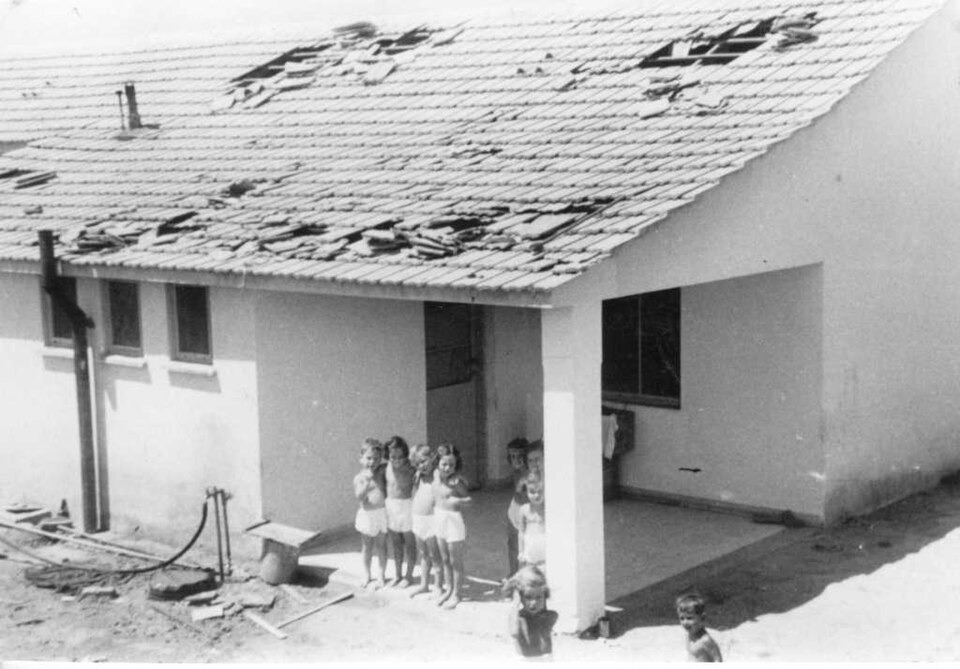
#> input picture images/childrens_house_june_1946.jpg, 960 x 669 px; its folder holds only this picture in this run
$ python -i refine.py   (imports and definitions only)
#> lines starting #> are read from the running program, lines starting #| are printed output that depends on the picture; after the words box and inside, x2 and y2 are one past the last pixel; in counts of white or black regions, pixels touching at a corner belong together
#> further down, picture is the input picture: shape (669, 960, 3); min 10, max 255, mean 173.2
#!/usr/bin/env python3
"""Second pass: inside each loose crop, isolate the print itself and straighten it.

The mounting board is a large, near-uniform colour; the print is everything that is
NOT that colour.  We measure the board colour from the frame edges, build a distance
mask, take the largest component and fit a rotated rectangle to it.
"""
import cv2, numpy as np, os, glob, sys

IN = '/sessions/happy-zealous-feynman/mnt/outputs/01_cropped/'
OUT = '/sessions/happy-zealous-feynman/mnt/outputs/01b_tight/'


def board_color(img, frac=0.06):
    h, w = img.shape[:2]
    b = max(4, int(min(h, w) * frac))
    edge = np.concatenate([img[:b].reshape(-1, 3), img[-b:].reshape(-1, 3),
                           img[:, :b].reshape(-1, 3), img[:, -b:].reshape(-1, 3)])
    return np.median(edge, axis=0)


def tight(img):
    h, w = img.shape[:2]
    lab = cv2.cvtColor(img, cv2.COLOR_BGR2LAB).astype(np.float32)
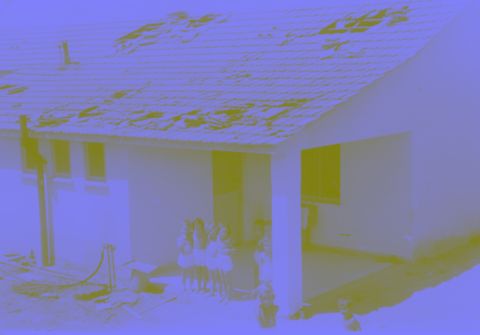
#> lab: shape (669, 960, 3) float32 (shown at 1/2 size); mean B, G, R 178.8, 128, 128
    bc = cv2.cvtColor(np.uint8([[board_color(img)]]), cv2.COLOR_BGR2LAB)[0, 0].astype(np.float32)
#> bc = [234, 128, 128]
    d = np.linalg.norm(lab - bc, axis=2)
    d = cv2.GaussianBlur(d, (0, 0), 3)
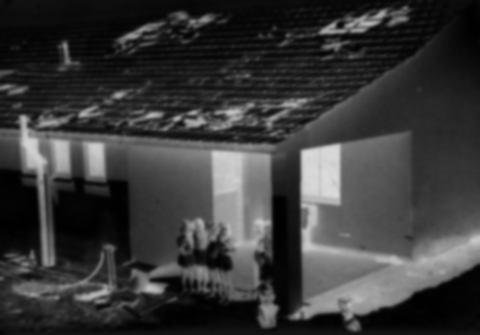
#> d: shape (669, 960) float32 (shown at 1/2 size); min 0.717, max 219.9, mean 57.5
    thr = max(14.0, float(np.percentile(d, 55)))
#> thr = 48.82
    m = (d > thr).astype(np.uint8) * 255
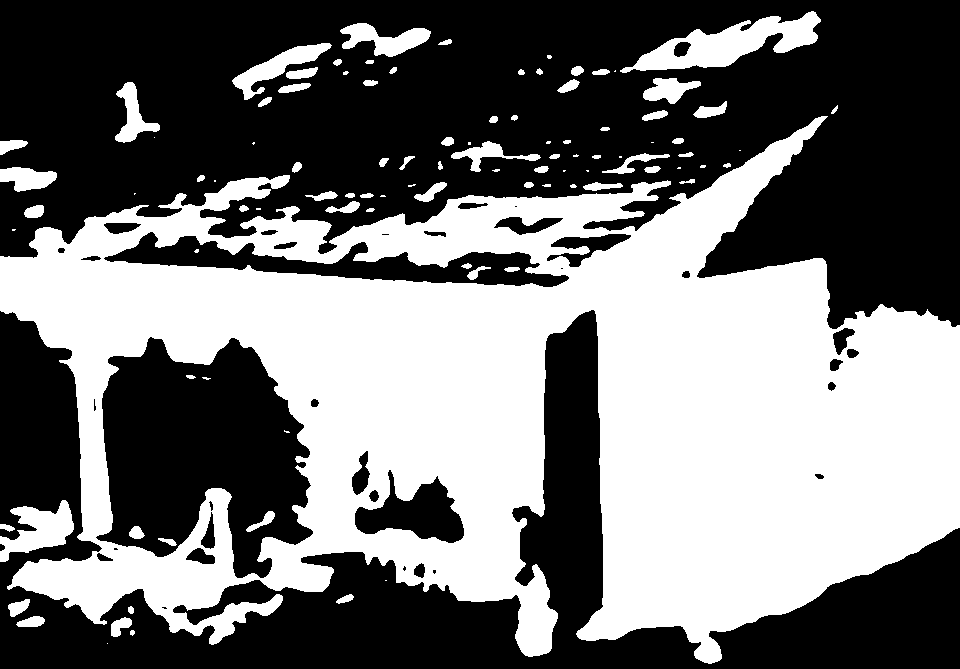
#> m: shape (669, 960); 45% white; 98 white regions (27 under 20 px), largest, box (x1, y1, x2, y2) and area: (0, 116, 960, 664) 268127, (620, 11, 821, 73) 5078, (0, 500, 74, 562) 2352
    m = cv2.morphologyEx(m, cv2.MORPH_CLOSE, np.ones((13, 13), np.uint8), 3)
#> m: shape (669, 960); 48.6% white; 28 white regions (8 under 20 px), largest, box (x1, y1, x2, y2) and area: (0, 116, 960, 669) 295783, (557, 11, 821, 121) 7550, (232, 23, 452, 107) 5059
    m = cv2.morphologyEx(m, cv2.MORPH_OPEN, np.ones((7, 7), np.uint8), 2)
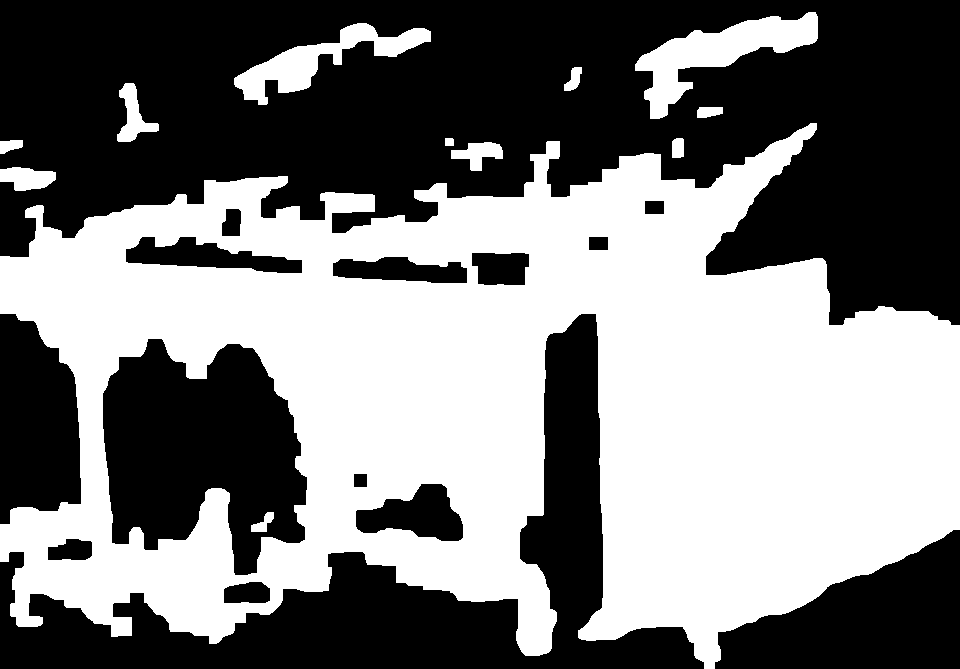
#> m: shape (669, 960); 48.1% white; 12 white regions, largest, box (x1, y1, x2, y2) and area: (0, 123, 960, 669) 292982, (635, 12, 818, 119) 6901, (234, 23, 431, 105) 4846
    n, lab2, st, _ = cv2.connectedComponentsWithStats(m, 8)
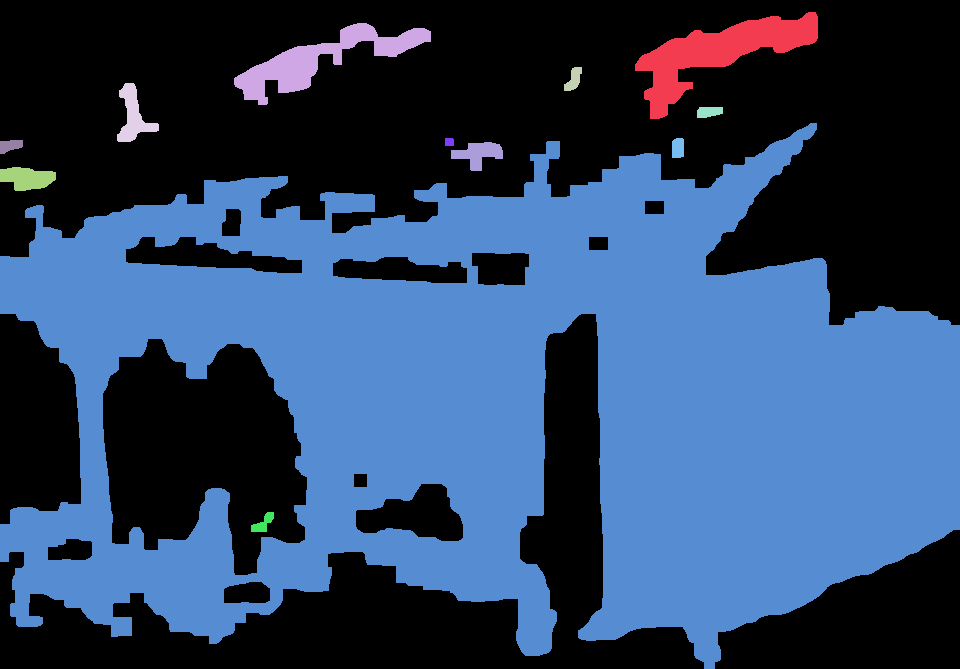
#> lab2: shape (669, 960) int32; 13 distinct labels, from 0 to 12; one colour per label, 0 black
#> n = 13; st = 13 rows, first 6: [0, 0, 960, 669, 333369], [635, 12, 183, 107, 6901], [234, 23, 197, 82, 4846], [564, 67, 18, 24, 258], [117, 83, 42, 59, 1079], [697, 107, 26, 11, 243]
    if n < 2:
        return None
    i = 1 + int(np.argmax(st[1:, cv2.CC_STAT_AREA]))
#> i = 6
    if st[i, cv2.CC_STAT_AREA] < 0.15 * h * w:
        return None
    comp = (lab2 == i).astype(np.uint8) * 255
#> comp: shape (669, 960); 45.6% white; 1 white region, box (x1, y1, x2, y2) and area: (0, 123, 960, 669) 292982
    comp = cv2.morphologyEx(comp, cv2.MORPH_CLOSE, np.ones((25, 25), np.uint8), 2)
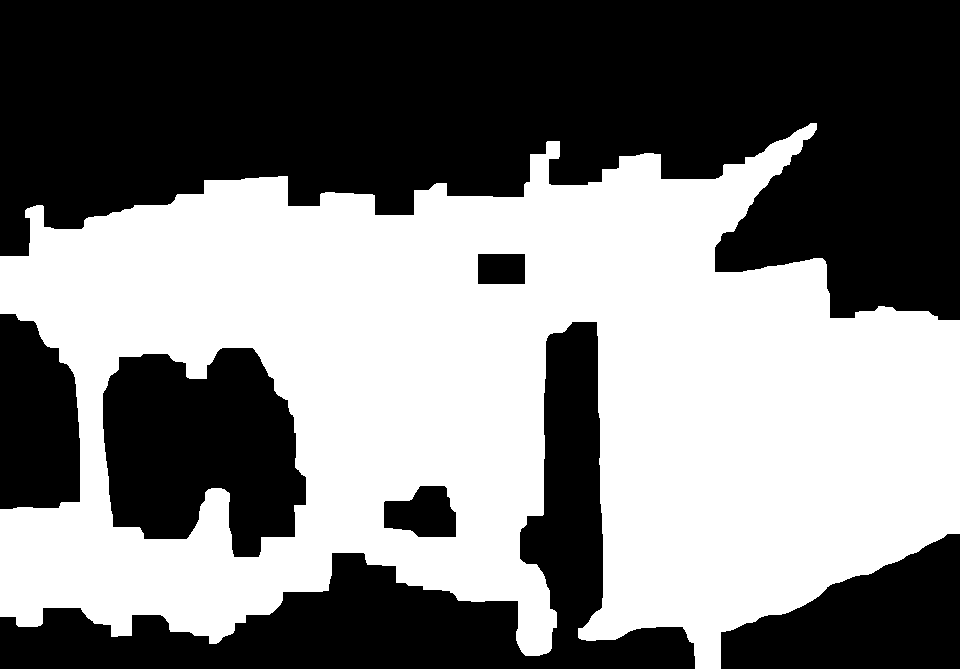
#> comp: shape (669, 960); 48.4% white; 1 white region
    cs, _ = cv2.findContours(comp, cv2.RETR_EXTERNAL, cv2.CHAIN_APPROX_SIMPLE)
#> cs = 1 contour; box (x1, y1, x2, y2) and area: (0, 123, 960, 669) 344515
    c = max(cs, key=cv2.contourArea)
#> c = contour of 852 points, box (x1, y1, x2, y2) (0, 123, 960, 669), area 344515
    rect = cv2.minAreaRect(c)
#> rect = ((479.5, 395.5), (545, 959), -90)
    (cx, cy), (rw, rh), ang = rect
#> cx = 479.5; cy = 395.5; rw = 545; rh = 959; ang = -90
    if rw < 0.25 * w and rh < 0.25 * h:
        return None
    # normalise angle to the smallest rotation
    if rw < rh:
        rw, rh = rh, rw
#> rw = 959; rh = 545
        ang += 90
#> ang = 0
    while ang > 45:
        ang -= 90
#> this loop made 0 passes
#> after the loop, ang = 0
    while ang < -45:
        ang += 90
#> after the loop, ang = 0
    M = cv2.getRotationMatrix2D((cx, cy), ang, 1.0)
#> M = [[1, 0, 0], [0, 1, 0]]
    rot = cv2.warpAffine(img, M, (w, h), flags=cv2.INTER_CUBIC, borderMode=cv2.BORDER_REPLICATE)
    # after rotation the rect is axis aligned around (cx, cy)
    if abs(ang) > 44:
        rw, rh = rh, rw
    pad = 0.985
    x0 = int(max(0, cx - rw * pad / 2)); x1 = int(min(w, cx + rw * pad / 2))
#> after `x0 = int(max(0, cx - rw * pad / 2))`: x0 = 7
#> after `x1 = int(min(w, cx + rw * pad / 2))`: x1 = 951
    y0 = int(max(0, cy - rh * pad / 2)); y1 = int(min(h, cy + rh * pad / 2))
#> after `y0 = int(max(0, cy - rh * pad / 2))`: y0 = 127
#> after `y1 = int(min(h, cy + rh * pad / 2))`: y1 = 663
    if x1 - x0 < 60 or y1 - y0 < 60:
        return None
    return rot[y0:y1, x0:x1]
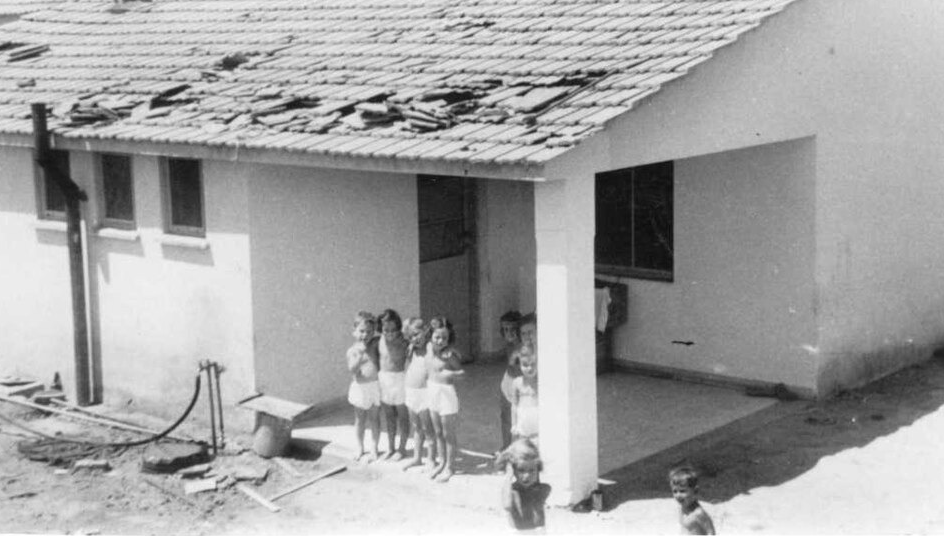
#> returned value: shape (536, 944, 3); min 10, max 255, mean 162.2


# [14 lines left out: function main, not called in this run]


# [2 lines not run here, left out]

>>> import cv2
>>> picture = cv2.imread('../images/childrens_house_june_1946.jpg')
>>> result = tight(picture)

$ run again, on images/p1_woman_at_the_sign.jpg
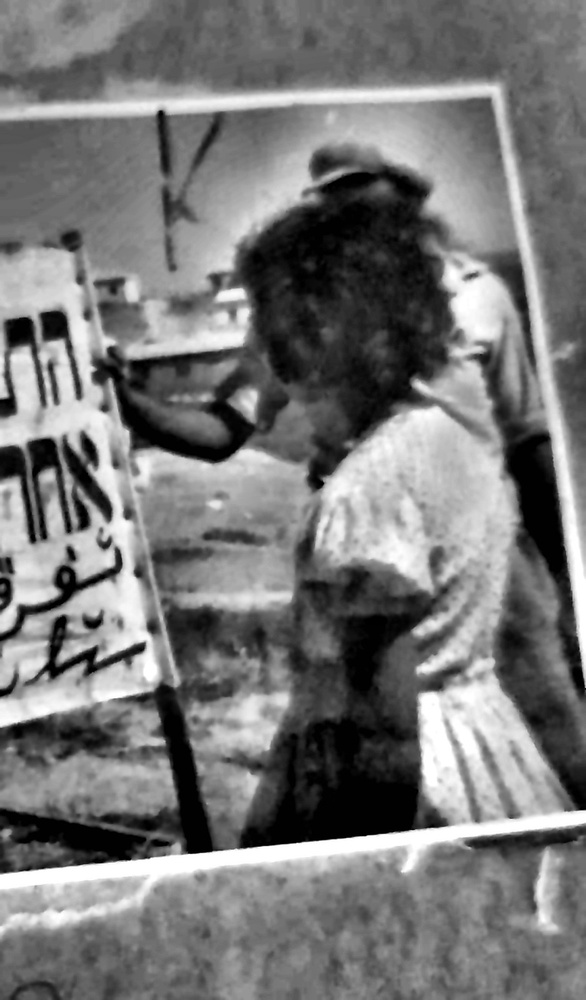
#> input picture images/p1_woman_at_the_sign.jpg, 586 x 1000 px, shrunk from 938 x 1600 before the run
#> picture is the input picture: shape (1000, 586, 3); min 0, max 255, mean 118.5
#> bc = [117, 128, 128]
#> thr = 57.81
#> in tight, `n, lab2, st, _ = cv2.connectedComponentsWithStats(m, 8)`:
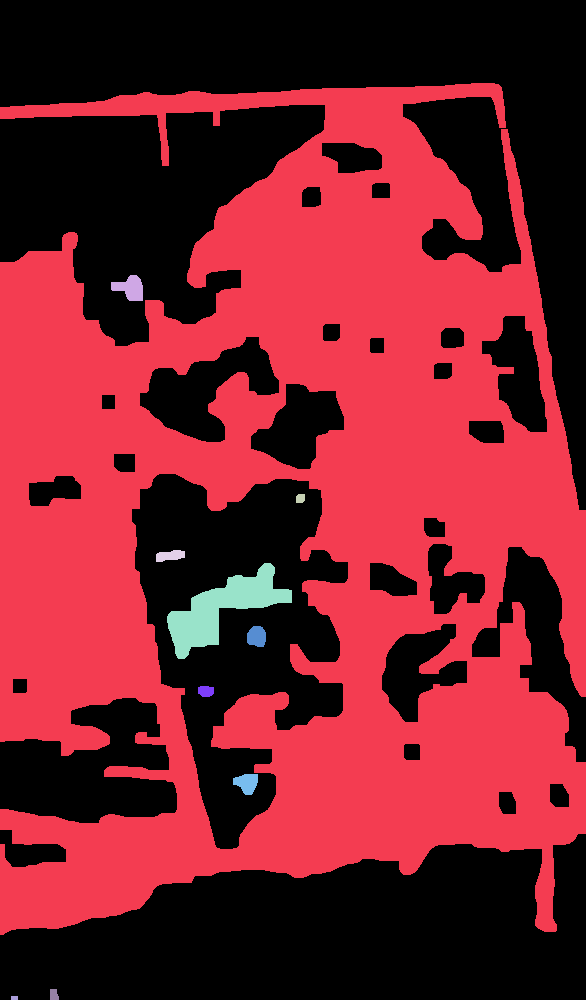
#> lab2: shape (1000, 586) int32; 11 distinct labels, from 0 to 10; one colour per label, 0 black
#> n = 11; st = [[0, 0, 586, 1000, 292688], [0, 83, 586, 852, 286970], [111, 275, 32, 26, 532], [296, 494, 9, 9, 75], [156, 550, 29, 12, 255], [167, 563, 125, 96, 4506], [247, 626, 19, 21, 333], [198, 686, 16, 11, 153], [233, 774, 25, 21, 373], [50, 989, 9, 11, 87], [11, 996, 7, 4, 28]]
#> i = 1
#> cs = 1 contour; box (x1, y1, x2, y2) and area: (0, 83, 586, 935) 386207
#> c = contour of 750 points, box (x1, y1, x2, y2) (0, 83, 586, 935), area 386207
#> rect = ((292.5, 508.5), (851, 585), -90)
#> in tight, `(cx, cy), (rw, rh), ang = rect`: cx = 292.5; cy = 508.5; rw = 851; rh = 585; ang = -90
#> the loop in tight, `while ang < -45:` made 1 pass
#> ang on pass 1: 0
#> after the loop in tight, `while ang < -45:`: ang = 0
#> M = [[1, 0, 0], [0, 1, 0]]
#> x0 = 0
#> x1 = 586
#> y0 = 220
#> y1 = 796
#> in tight, `return rot[y0:y1, x0:x1]`:
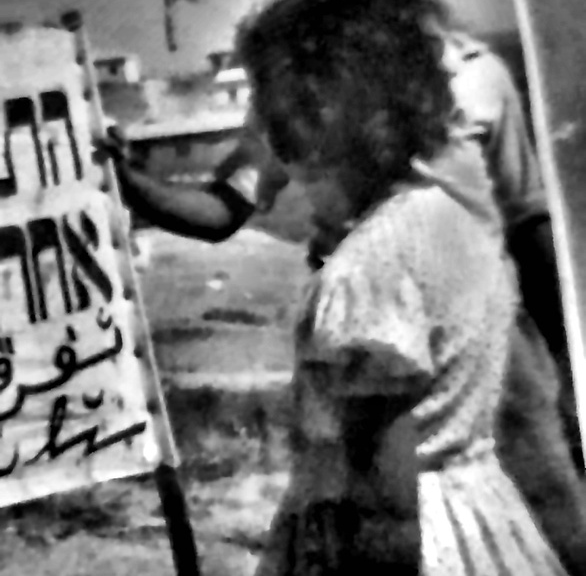
#> returned value: shape (576, 586, 3); min 0, max 255, mean 117.6

$ run again, on images/p2_the_warning_sign.jpg
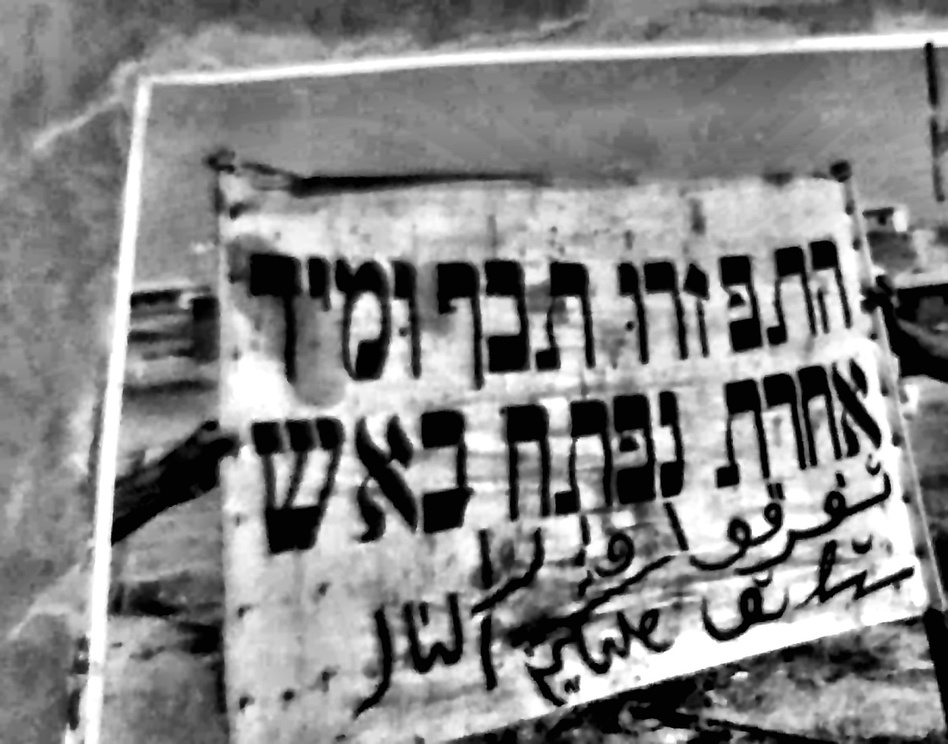
#> input picture images/p2_the_warning_sign.jpg, 948 x 744 px, shrunk from 1600 x 1255 before the run
#> picture is the input picture: shape (744, 948, 3); min 0, max 255, mean 134.2
#> bc = [133, 128, 128]
#> thr = 61.97
#> in tight, `n, lab2, st, _ = cv2.connectedComponentsWithStats(m, 8)`:
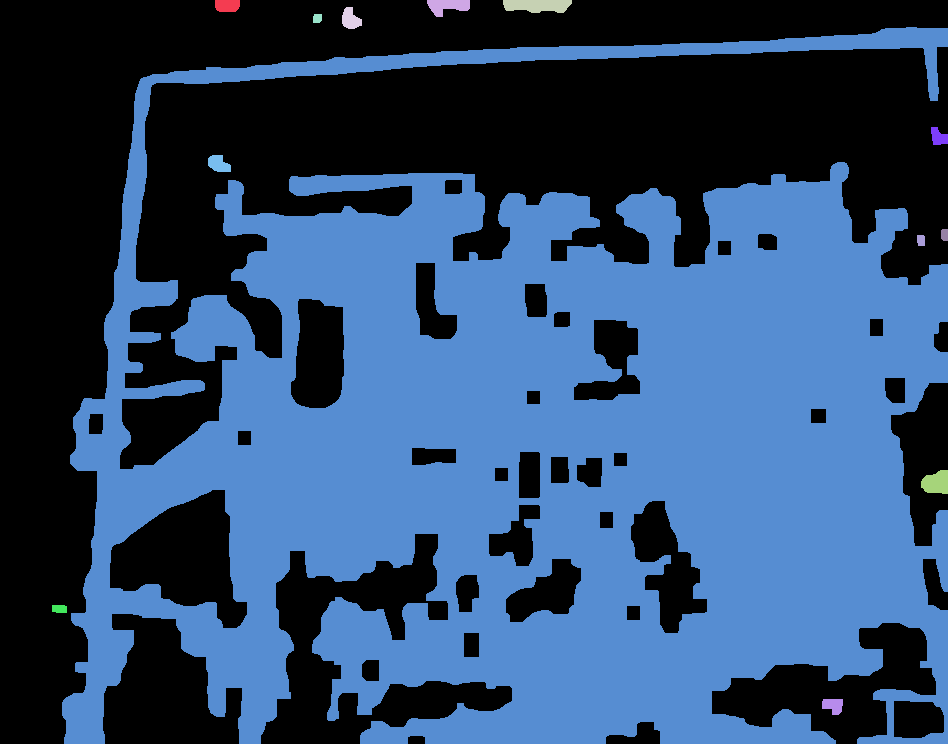
#> lab2: shape (744, 948) int32; 14 distinct labels, from 0 to 13; one colour per label, 0 black
#> n = 14; st = 14 rows, first 6: [0, 0, 948, 744, 341489], [215, 0, 25, 12, 281], [427, 0, 43, 17, 478], [503, 0, 69, 13, 748], [342, 7, 20, 22, 304], [313, 14, 9, 9, 76]
#> i = 6
#> cs = 1 contour; box (x1, y1, x2, y2) and area: (62, 27, 948, 744) 448040
#> c = contour of 819 points, box (x1, y1, x2, y2) (62, 27, 948, 744), area 448040
#> rect = ((504.5, 385), (716, 885), -90)
#> in tight, `(cx, cy), (rw, rh), ang = rect`: cx = 504.5; cy = 385; rw = 716; rh = 885; ang = -90
#> in tight, `rw, rh = rh, rw`: rw = 885; rh = 716
#> in tight, `ang += 90`: ang = 0
#> M = [[1, 0, 0], [0, 1, 0]]
#> x0 = 68
#> x1 = 940
#> y0 = 32
#> y1 = 737
#> in tight, `return rot[y0:y1, x0:x1]`:
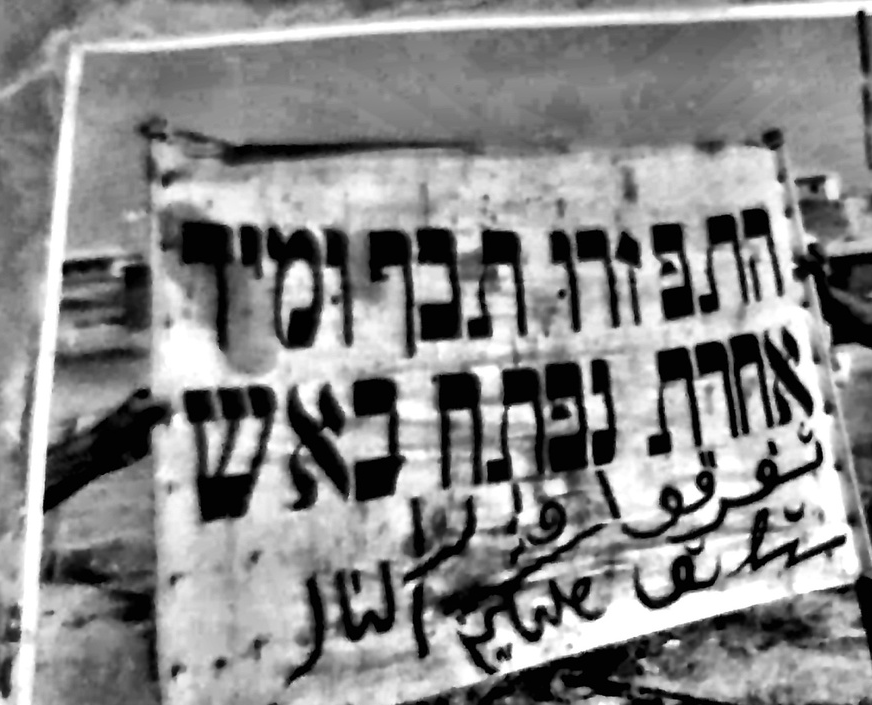
#> returned value: shape (705, 872, 3); min 0, max 255, mean 137.1
